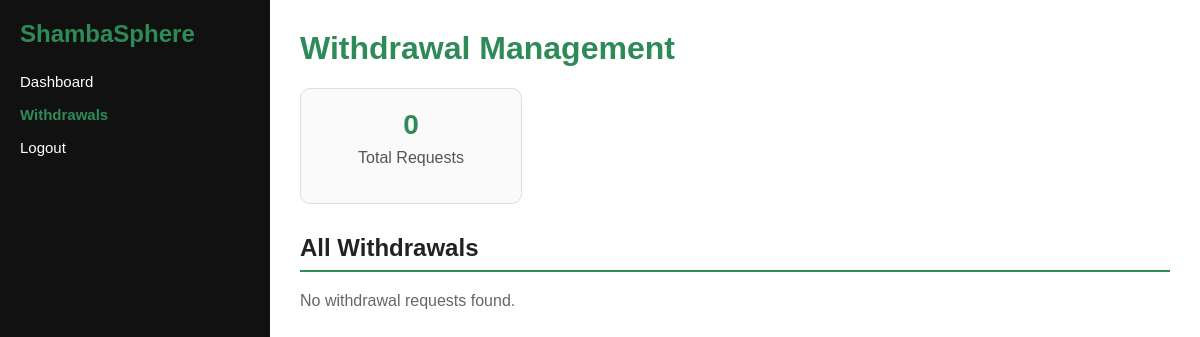
Page /admin-withdrawals/ (signed in) on the earlier database version.
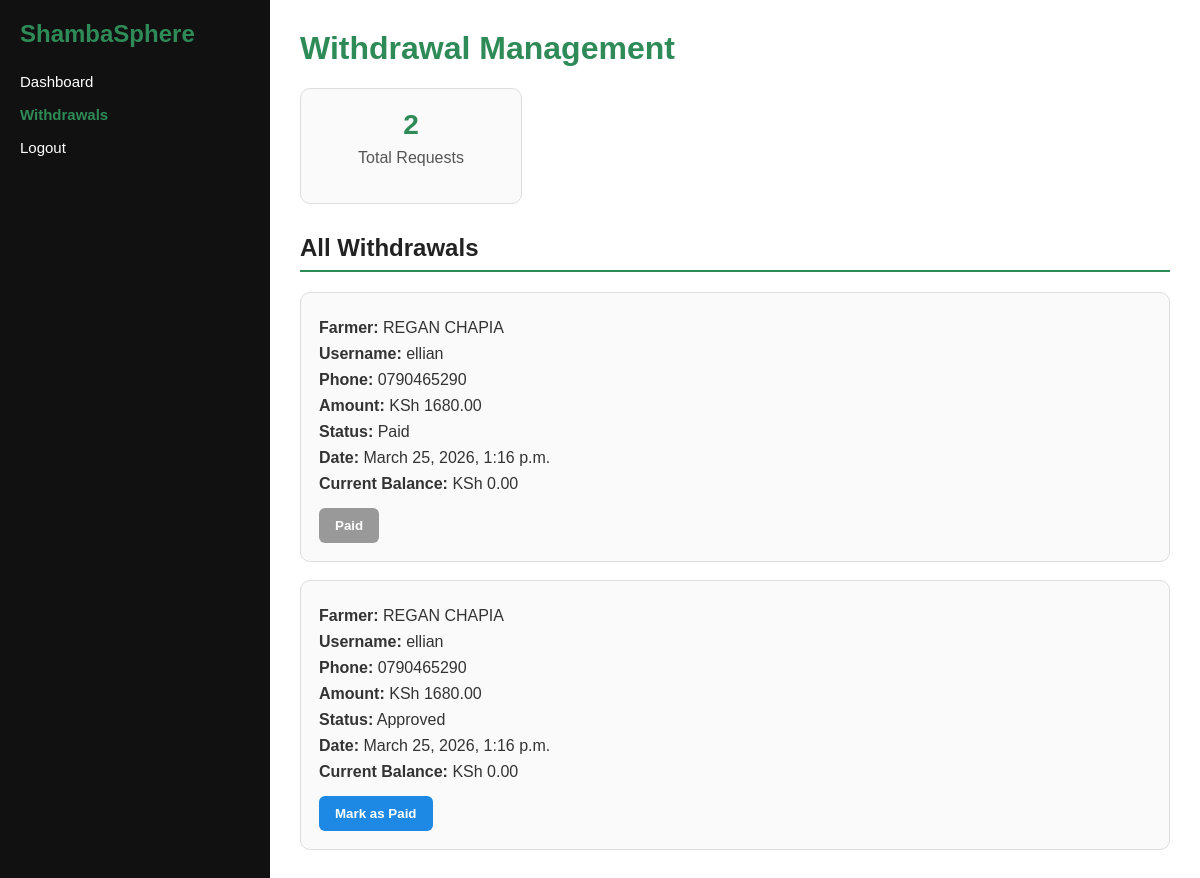
Same page on the later database version.
### myapp/models.py (models this page shows, shortened)
class Withdrawal(models.Model):
    farmer = models.ForeignKey(FarmerProfile, on_delete=models.CASCADE)
    amount = models.DecimalField(max_digits=10, decimal_places=2)
    status = models.CharField(
        max_length=20,
        choices=[
            ("Pending", "Pending"),
            ("Approved", "Approved"),
            ("Paid", "Paid"),
        ],
        default="Pending"
    )
    created_at = models.DateTimeField(auto_now_add=True)

class FarmerProfile(models.Model):
    user = models.OneToOneField(User, on_delete=models.CASCADE)
    phone = models.CharField(max_length=20)
    county = models.CharField(max_length=100)
    farm_name = models.CharField(max_length=200)
    farming_type = models.CharField(max_length=100)
    farm_size = models.FloatField()
    experience = models.IntegerField()
    farm_description = models.TextField(blank=True)
    produce_categories = models.CharField(max_length=255, blank=True)
    active_status = models.CharField(max_length=10)
    harvest_season = models.CharField(max_length=50)
    delivery = models.CharField(max_length=10)
    balance = models.DecimalField(max_digits=10, decimal_places=2, default=0)

### myapp/views.py (the view)
# urls.py: path('admin-withdrawals/', views.admin_withdrawals, name='admin_withdrawals'),
@staff_member_required
def admin_withdrawals(request):
    withdrawals = Withdrawal.objects.select_related("farmer", "farmer__user").order_by("-created_at")
    context = {
        "withdrawals": withdrawals,
    }
    return render(request, "admin-withdrawals.html", context)

### myapp/templates/admin-withdrawals.html (shortened to what this page needs)
{% load static %}
<!DOCTYPE html>
<html lang="en">
<head>
    <link rel="stylesheet" href="{% static 'css/admin-withdrawals.css' %}">
</head>
<body>
<div class="dashboard">
    <div class="sidebar">
        <h2>ShambaSphere</h2>
        <ul>
            <li><a href="{% url 'admin_dashboard' %}">Dashboard</a></li>
            <li><a href="{% url 'admin_withdrawals' %}" class="active-link">Withdrawals</a></li>
            <li><a href="{% url 'logout' %}">Logout</a></li>
        </ul>
    </div>
    <div class="main-content">
        <h1>Withdrawal Management</h1>
        <div class="summary-cards">
            <div class="summary-card">
                <h3>{{ withdrawals|length }}</h3>
                <p>Total Requests</p>
            </div>
        </div>
        <section>
            <h2>All Withdrawals</h2>
            {% for withdrawal in withdrawals %}
            <div class="withdrawal-card">
                <p><strong>Farmer:</strong> {{ withdrawal.farmer.user.first_name }} {{ withdrawal.farmer.user.last_name }}</p>
                <p><strong>Username:</strong> {{ withdrawal.farmer.user.username }}</p>
                <p><strong>Phone:</strong> {{ withdrawal.farmer.phone }}</p>
                <p><strong>Amount:</strong> KSh {{ withdrawal.amount }}</p>
                <p><strong>Status:</strong> {{ withdrawal.status }}</p>
                <p><strong>Date:</strong> {{ withdrawal.created_at }}</p>
                <p><strong>Current Balance:</strong> KSh {{ withdrawal.farmer.balance }}</p>
                <div class="action-buttons">
                    {% if withdrawal.status == "Approved" %}
                    <form method="POST" action="{% url 'mark_withdrawal_paid' withdrawal.id %}">
                        <button type="submit" class="paid-btn">Mark as Paid</button>
                    </form>
                    {% endif %}
                    {% if withdrawal.status == "Paid" %}
                    <button type="button" class="done-btn" disabled>Paid</button>
                    {% endif %}
                </div>
            </div>
            {% empty %}
            <p class="empty-text">No withdrawal requests found.</p>
            {% endfor %}
        </section>
    </div>
</div>
</body>
</html>

Differences in the rows shown:
added Withdrawal: farmer.user.first_name "REGAN", farmer.user.last_name "CHAPIA", farmer.user.username "ellian", farmer.phone "0790465290", amount "1680.00", status "Paid", created_at "March 25, 2026, 1:16 p.m.", farmer.balance "0.00"
added Withdrawal: farmer.user.first_name "REGAN", farmer.user.last_name "CHAPIA", farmer.user.username "ellian", farmer.phone "0790465290", amount "1680.00", status "Approved", created_at "March 25, 2026, 1:16 p.m.", farmer.balance "0.00", shows "Mark as Paid"
Other differences:
{{ withdrawals|length }}: "0" → "2"
text no longer shown: "No withdrawal requests found."
